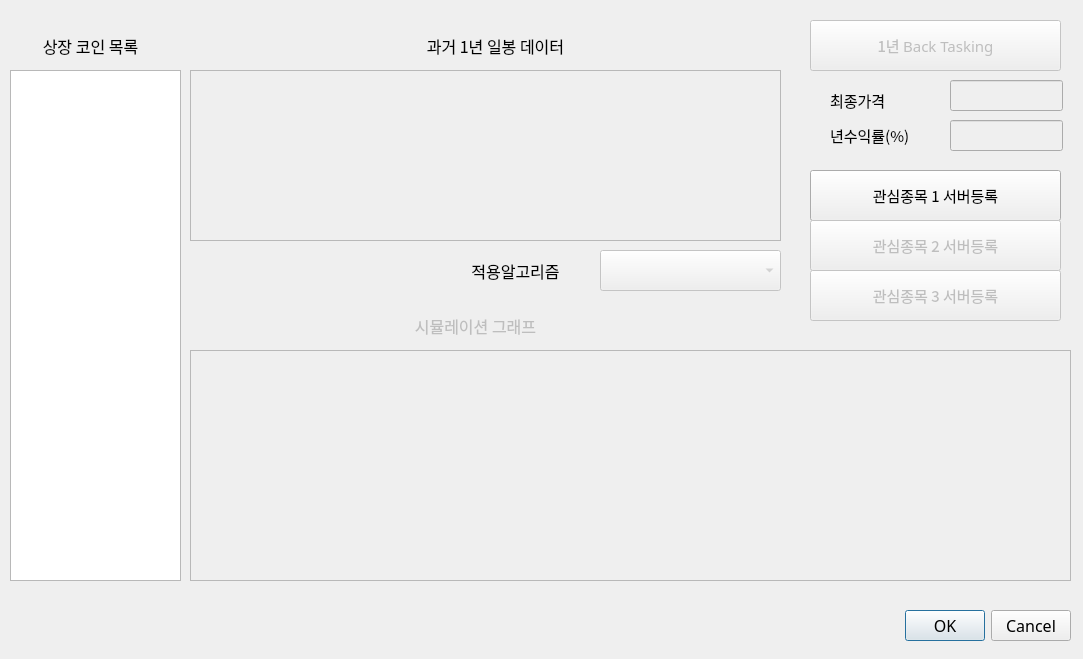
<?xml version="1.0" encoding="UTF-8"?>
<ui version="4.0">
 <class>Dialog</class>
 <widget class="QDialog" name="Dialog">
  <property name="geometry">
   <rect>
    <x>0</x>
    <y>0</y>
    <width>1083</width>
    <height>659</height>
   </rect>
  </property>
  <property name="windowTitle">
   <string>백테스킹 </string>
  </property>
  <widget class="QDialogButtonBox" name="btnBox">
   <property name="geometry">
    <rect>
     <x>810</x>
     <y>600</y>
     <width>261</width>
     <height>51</height>
    </rect>
   </property>
   <property name="font">
    <font>
     <family>맑은 고딕</family>
     <pointsize>12</pointsize>
    </font>
   </property>
   <property name="standardButtons">
    <set>QDialogButtonBox::Cancel|QDialogButtonBox::Ok</set>
   </property>
  </widget>
  <widget class="QListWidget" name="listWidget">
   <property name="enabled">
    <bool>false</bool>
   </property>
   <property name="geometry">
    <rect>
     <x>190</x>
     <y>350</y>
     <width>881</width>
     <height>231</height>
    </rect>
   </property>
  </widget>
  <widget class="QLabel" name="label">
   <property name="geometry">
    <rect>
     <x>10</x>
     <y>30</y>
     <width>161</width>
     <height>31</height>
    </rect>
   </property>
   <property name="font">
    <font>
     <family>맑은 고딕</family>
     <pointsize>12</pointsize>
    </font>
   </property>
   <property name="text">
    <string>상장 코인 목록</string>
   </property>
   <property name="alignment">
    <set>Qt::AlignCenter</set>
   </property>
  </widget>
  <widget class="QLabel" name="label_2">
   <property name="enabled">
    <bool>false</bool>
   </property>
   <property name="geometry">
    <rect>
     <x>350</x>
     <y>310</y>
     <width>251</width>
     <height>31</height>
    </rect>
   </property>
   <property name="font">
    <font>
     <family>맑은 고딕</family>
     <pointsize>12</pointsize>
    </font>
   </property>
   <property name="text">
    <string>시뮬레이션 그래프</string>
   </property>
   <property name="alignment">
    <set>Qt::AlignCenter</set>
   </property>
  </widget>
  <widget class="QTableWidget" name="tableWidget">
   <property name="enabled">
    <bool>false</bool>
   </property>
   <property name="geometry">
    <rect>
     <x>190</x>
     <y>70</y>
     <width>591</width>
     <height>171</height>
    </rect>
   </property>
  </widget>
  <widget class="QListWidget" name="listWidget_2">
   <property name="geometry">
    <rect>
     <x>10</x>
     <y>70</y>
     <width>171</width>
     <height>511</height>
    </rect>
   </property>
  </widget>
  <widget class="QPushButton" name="btnBackTasking">
   <property name="enabled">
    <bool>false</bool>
   </property>
   <property name="geometry">
    <rect>
     <x>810</x>
     <y>20</y>
     <width>251</width>
     <height>51</height>
    </rect>
   </property>
   <property name="font">
    <font>
     <family>맑은 고딕</family>
     <pointsize>11</pointsize>
    </font>
   </property>
   <property name="text">
    <string>1년 Back Tasking</string>
   </property>
   <property name="icon">
    <iconset>
     <normaloff>5.ico</normaloff>5.ico</iconset>
   </property>
  </widget>
  <widget class="QLabel" name="label_3">
   <property name="geometry">
    <rect>
     <x>830</x>
     <y>80</y>
     <width>111</width>
     <height>41</height>
    </rect>
   </property>
   <property name="font">
    <font>
     <family>맑은 고딕</family>
     <pointsize>11</pointsize>
    </font>
   </property>
   <property name="text">
    <string>최종가격</string>
   </property>
  </widget>
  <widget class="QLabel" name="label_4">
   <property name="geometry">
    <rect>
     <x>830</x>
     <y>110</y>
     <width>111</width>
     <height>51</height>
    </rect>
   </property>
   <property name="font">
    <font>
     <family>맑은 고딕</family>
     <pointsize>11</pointsize>
    </font>
   </property>
   <property name="text">
    <string>년수익률(%)</string>
   </property>
  </widget>
  <widget class="QLineEdit" name="leLastPrice">
   <property name="enabled">
    <bool>false</bool>
   </property>
   <property name="geometry">
    <rect>
     <x>950</x>
     <y>80</y>
     <width>113</width>
     <height>31</height>
    </rect>
   </property>
  </widget>
  <widget class="QLineEdit" name="leSuikYul">
   <property name="enabled">
    <bool>false</bool>
   </property>
   <property name="geometry">
    <rect>
     <x>950</x>
     <y>120</y>
     <width>113</width>
     <height>31</height>
    </rect>
   </property>
  </widget>
  <widget class="QLabel" name="label_5">
   <property name="geometry">
    <rect>
     <x>370</x>
     <y>30</y>
     <width>251</width>
     <height>31</height>
    </rect>
   </property>
   <property name="font">
    <font>
     <family>맑은 고딕</family>
     <pointsize>12</pointsize>
    </font>
   </property>
   <property name="text">
    <string>과거 1년 일봉 데이터</string>
   </property>
   <property name="alignment">
    <set>Qt::AlignCenter</set>
   </property>
  </widget>
  <widget class="QComboBox" name="cmbBoxAlgorithm">
   <property name="enabled">
    <bool>false</bool>
   </property>
   <property name="geometry">
    <rect>
     <x>600</x>
     <y>250</y>
     <width>181</width>
     <height>41</height>
    </rect>
   </property>
  </widget>
  <widget class="QLabel" name="label_6">
   <property name="geometry">
    <rect>
     <x>440</x>
     <y>250</y>
     <width>151</width>
     <height>41</height>
    </rect>
   </property>
   <property name="font">
    <font>
     <family>맑은 고딕</family>
     <pointsize>12</pointsize>
    </font>
   </property>
   <property name="text">
    <string>적용알고리즘</string>
   </property>
   <property name="alignment">
    <set>Qt::AlignCenter</set>
   </property>
  </widget>
  <widget class="QPushButton" name="btnInter1">
   <property name="geometry">
    <rect>
     <x>810</x>
     <y>170</y>
     <width>251</width>
     <height>51</height>
    </rect>
   </property>
   <property name="font">
    <font>
     <family>맑은 고딕</family>
     <pointsize>11</pointsize>
    </font>
   </property>
   <property name="text">
    <string>관심종목 1 서버등록</string>
   </property>
   <property name="icon">
    <iconset>
     <normaloff>5.ico</normaloff>5.ico</iconset>
   </property>
  </widget>
  <widget class="QPushButton" name="btnInter2">
   <property name="enabled">
    <bool>false</bool>
   </property>
   <property name="geometry">
    <rect>
     <x>810</x>
     <y>220</y>
     <width>251</width>
     <height>51</height>
    </rect>
   </property>
   <property name="font">
    <font>
     <family>맑은 고딕</family>
     <pointsize>11</pointsize>
    </font>
   </property>
   <property name="text">
    <string>관심종목 2 서버등록</string>
   </property>
   <property name="icon">
    <iconset>
     <normaloff>5.ico</normaloff>5.ico</iconset>
   </property>
  </widget>
  <widget class="QPushButton" name="btnInter3">
   <property name="enabled">
    <bool>false</bool>
   </property>
   <property name="geometry">
    <rect>
     <x>810</x>
     <y>270</y>
     <width>251</width>
     <height>51</height>
    </rect>
   </property>
   <property name="font">
    <font>
     <family>맑은 고딕</family>
     <pointsize>11</pointsize>
    </font>
   </property>
   <property name="text">
    <string>관심종목 3 서버등록</string>
   </property>
   <property name="icon">
    <iconset>
     <normaloff>5.ico</normaloff>5.ico</iconset>
   </property>
  </widget>
 </widget>
 <resources/>
 <connections/>
</ui>
